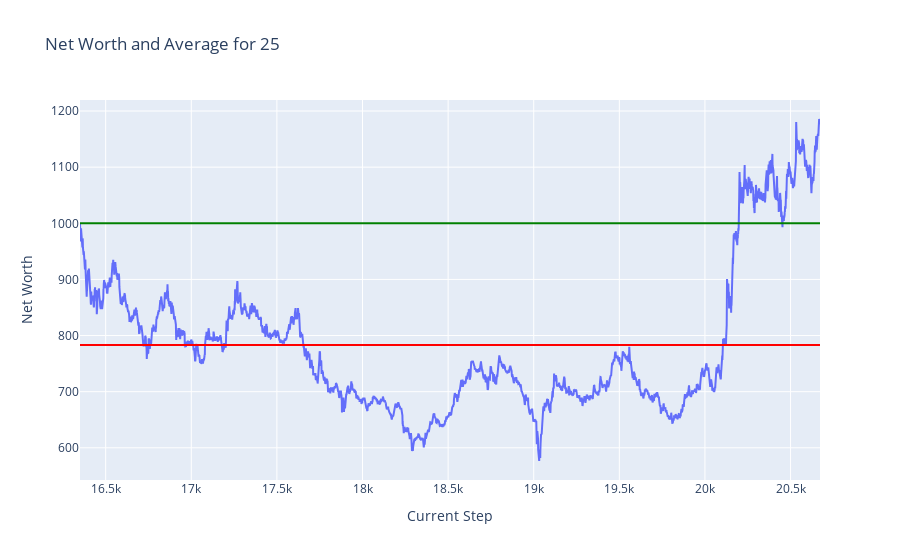

Notebook cell for this chart:
### Code cell
plot_token_data(df = test_hist_df, token = token)

### Figure 1 — Plotly figure (JSON) as saved in the notebook; plotly's stock layout.template omitted (floating-point values rounded to 4 significant figures; data arrays with more than 128 entries replaced by an {"elided": "..."} marker saying what was removed)
{"data": [{"mode": "lines", "name": "Net Worth", "type": "scatter", "x": {"elided": "4323 int values"}, "y": {"elided": "4323 float values"}}], "layout": {"shapes": [{"line": {"color": "green"}, "name": "Net Worth = 1000", "type": "line", "x0": 0, "x1": 1, "xref": "x domain", "y0": 1000, "y1": 1000, "yref": "y"}, {"line": {"color": "red"}, "name": "Average Net Worth = 783.27", "type": "line", "x0": 0, "x1": 1, "xref": "x domain", "y0": 783.3, "y1": 783.3, "yref": "y"}], "title": {"text": "Net Worth and Average for 25"}, "xaxis": {"title": {"text": "Current Step"}}, "yaxis": {"title": {"text": "Net Worth"}}}}
